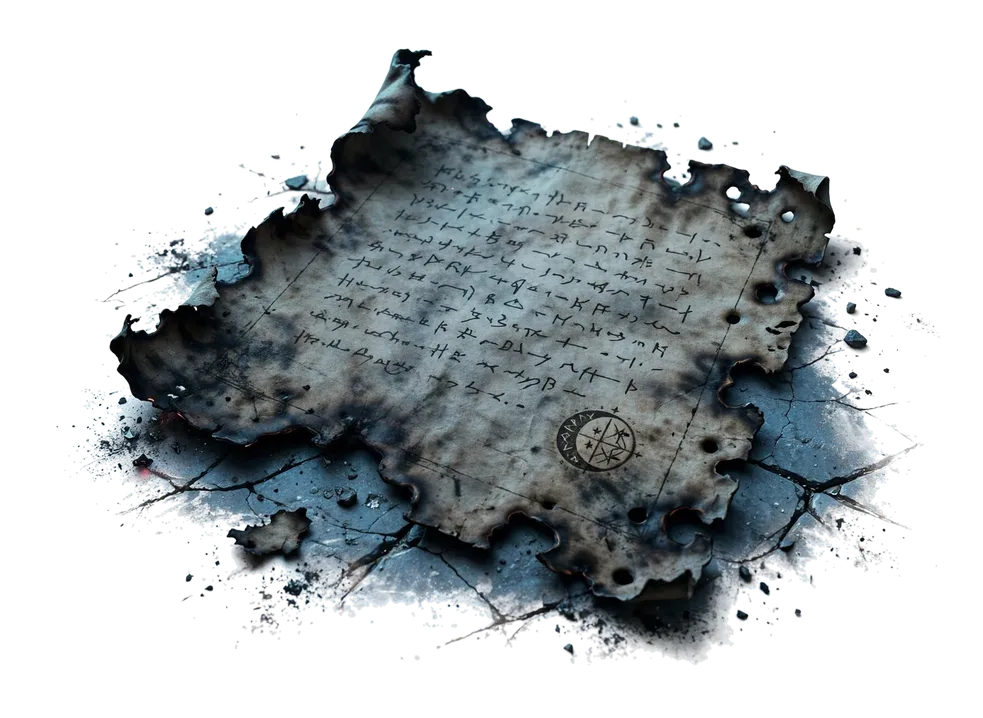
#> input picture image/worlds/selene/moonfall/props/burned_letter.webp, 983 x 718 px, shrunk from 1776 x 1296 before the run; its folder holds only this picture in this run
$ python prepare_moonfall_props.py
#> lines starting #> are read from the running program, lines starting #| are printed output that depends on the picture; after the words box and inside, x2 and y2 are one past the last pixel; in counts of white or black regions, pixels touching at a corner belong together
"""User-authorized deterministic matte extraction. Never redraw or overwrite source art."""
from pathlib import Path
import argparse,hashlib,json
import numpy as np
from PIL import Image,ImageFilter,ImageDraw,ImageFont
from scipy import ndimage
ROOT=Path(__file__).resolve().parents[1]
MEDIA=ROOT/"image/worlds/selene/moonfall/props"
TEXTURES={"ch04_shattered_echo","ch07_fragment_boundaries","ch08_dividing_light_lines"}
def extract(source):
    im=Image.open(source).convert("RGBA")
#> im is the input picture: PIL image 983x718 RGBA; mean R, G, B, A 53.4, 59.2, 61.4, 112.9
    rgba=np.array(im)
    existing=rgba[...,3]
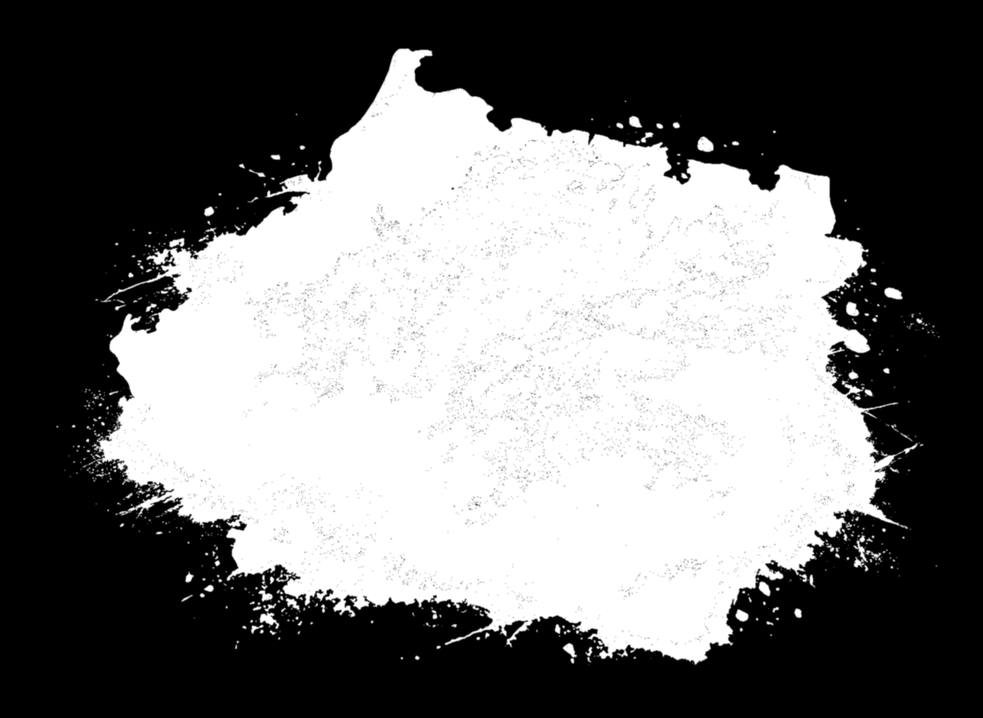
#> existing: shape (718, 983); min 0, max 255, mean 112.9
    if existing.min()<255:
        # Uploaded PNGs already have a matte. Preserve it exactly, including
        # antialiased edges; never replace it with an opaque chroma-key background.
        rgb=rgba[...,:3].astype(np.float32)
        transparent=existing==0
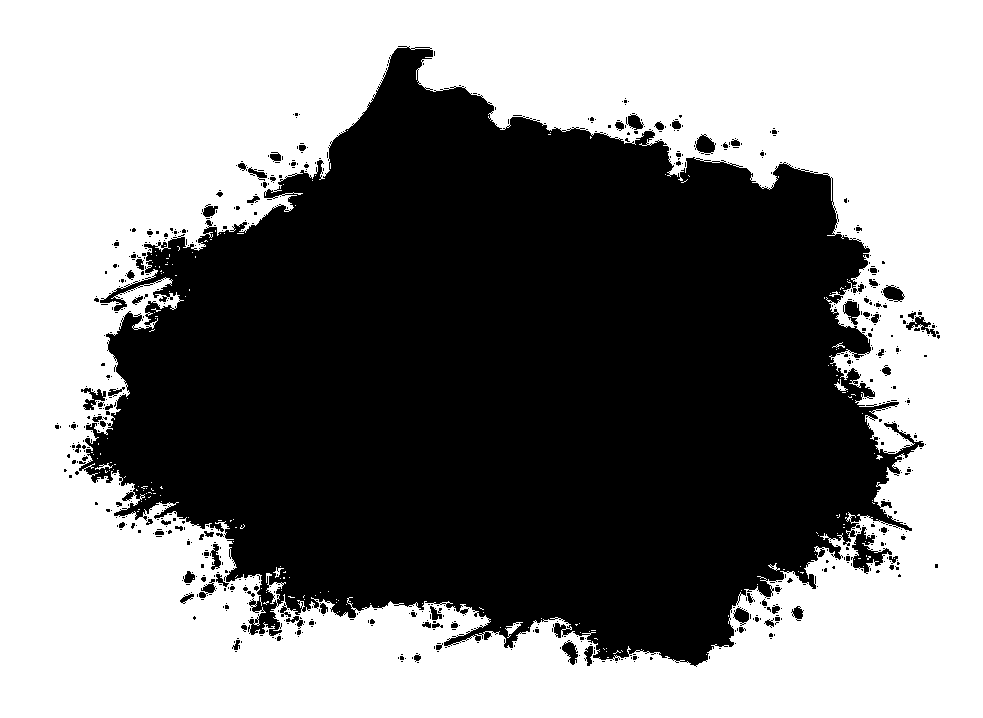
#> transparent: shape (718, 983) bool; 52.6% white; 739 black regions (656 under 20 px), largest, box (x1, y1, x2, y2) and area: (79, 46, 924, 667) 327162, (695, 134, 716, 154) 270, (843, 301, 860, 325) 246
        if transparent.any():
            key=np.median(rgb[transparent],axis=0)
#> key = [0, 0, 0]
            a=existing.astype(np.float32)/255
            edge=(existing>0)&(existing<255)
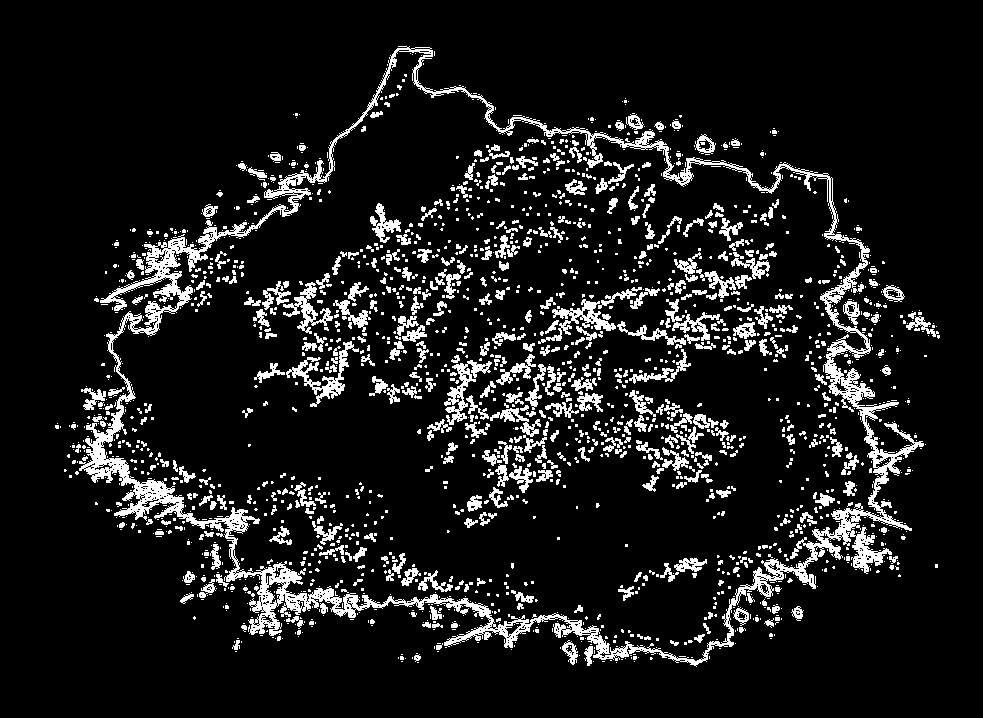
#> edge: shape (718, 983) bool; 10.3% white; 2090 white regions (1609 under 20 px), largest, box (x1, y1, x2, y2) and area: (79, 46, 924, 667) 25774, (286, 341, 359, 407) 1048, (538, 299, 616, 344) 897
            if key[0]>180 and key[2]>180 and key[1]<80:
                spill=edge&(rgb[...,0]-rgb[...,1]>50)&(rgb[...,2]-rgb[...,1]>50)
            elif key[1]>key[0]+60 and key[1]>key[2]+50:
                spill=edge&(rgb[...,1]-np.maximum(rgb[...,0],rgb[...,2])>35)
            else:spill=np.zeros(edge.shape,dtype=bool)
            rgb[spill]=np.clip((rgb[spill]-(1-a[spill,None])*key)/np.maximum(a[spill,None],.01),0,255)
        rgb[transparent]=0
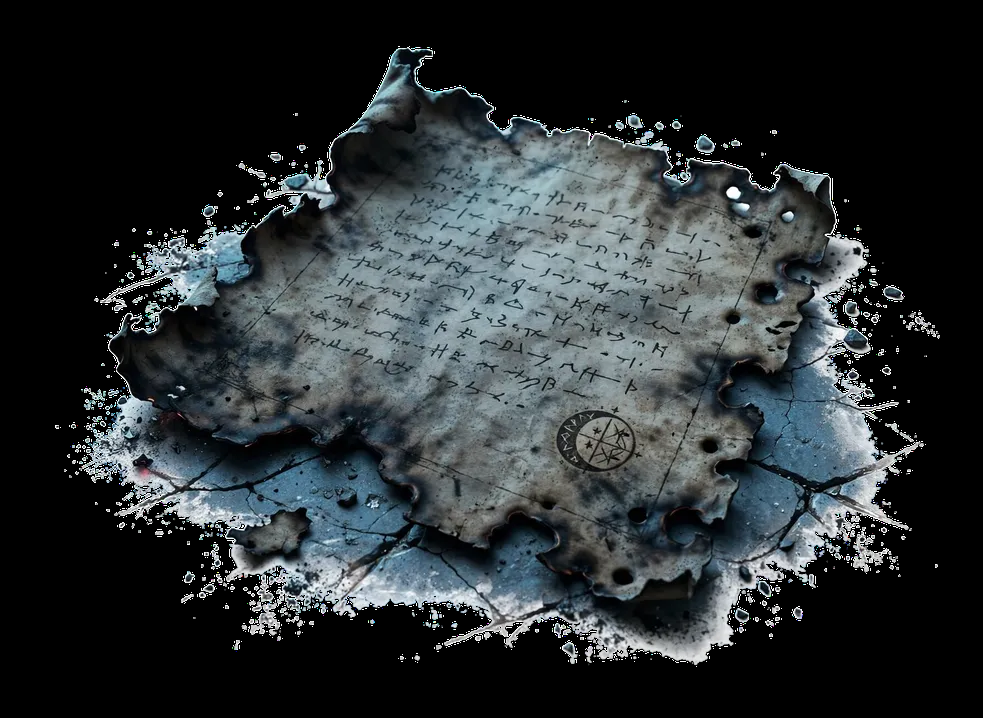
#> rgb: shape (718, 983, 3) float32; mean R, G, B 43.1, 48.7, 50.9
        rgba[...,:3]=rgb.astype(np.uint8)
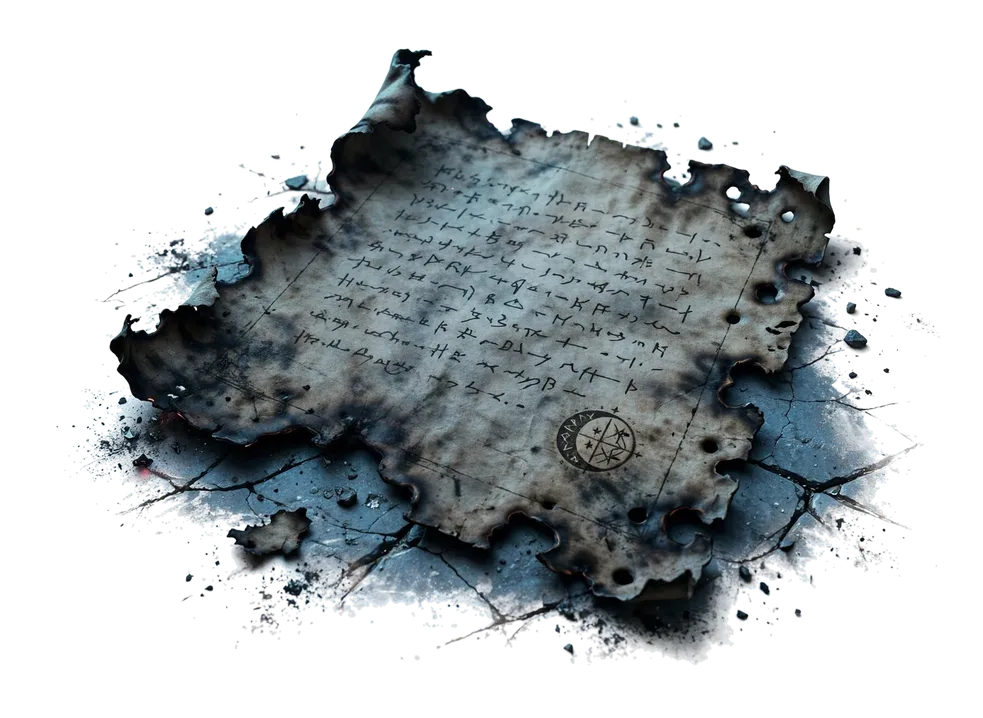
#> rgba: shape (718, 983, 4); 7.17% of pixels changed, all inside (x1, y1, x2, y2) = (48, 38, 944, 676); transparent parts drawn white
        return Image.fromarray(rgba)
    rgb=rgba[...,:3].astype(np.float32)
    low=rgb.min(axis=2);high=rgb.max(axis=2);chroma=high-low
    if source.stem in TEXTURES:
        # These are full-frame memory textures, intentionally composited with
        # screen blend and a soft radial mask by the frontend.
        return im
    if source.stem=="ch08_preserved_memories":
        alpha=np.clip((high-12)/48,0,1)*255
    elif source.stem=="ch04_corridor_guiding_lights":
        # The supplied checkerboard is painted into RGB; neutral squares are
        # background, blue/silver particles are retained as a light overlay.
        alpha=np.clip(chroma/38,0,1)*np.clip((255-low)/50,0,1)*255
    else:
        candidate=(low>228)&(chroma<22)
        edge=np.zeros(candidate.shape,dtype=bool)
        edge[0,:]=candidate[0,:];edge[-1,:]=candidate[-1,:]
        edge[:,0]=candidate[:,0];edge[:,-1]=candidate[:,-1]
        background=ndimage.binary_propagation(edge,mask=candidate)
        # Feather only the one-pixel foreground edge. Interior pale material stays opaque.
        alpha=np.where(background,0,255).astype(np.uint8)
        band=ndimage.binary_dilation(background,iterations=1)&~background
        alpha[band]=np.minimum(alpha[band],np.clip((255-low[band])*8,0,255)).astype(np.uint8)
    im.putalpha(Image.fromarray(alpha.astype(np.uint8)))
    return im
def main():
    output=MEDIA/"prepared";output.mkdir(exist_ok=True)
    parser=argparse.ArgumentParser(description=__doc__)
    parser.add_argument("--only",nargs="+",help="Source filenames to update; all other prepared assets are preserved")
    parser.add_argument("--trim",action="store_true",help="Trim transparent outer padding in prepared outputs only")
    parser.add_argument("--method",type=int,choices=range(7),default=6,help="WebP encoder effort, not image quality")
    args=parser.parse_args()
    report=ROOT/"artifacts/memory-adventure/props-preparation.json"
    rows=json.loads(report.read_text(encoding="utf-8")) if args.only and report.exists() else []
    sources=sorted(p for p in MEDIA.iterdir() if p.is_file() and p.suffix.lower() in {".webp",".png",".jpg",".jpeg"})
    if args.only:
        sources=[p for p in sources if p.name in args.only]
        if len(sources)!=len(args.only):raise ValueError("Some requested sources are missing")
    rows=[r for r in rows if r["source"] not in {p.name for p in sources}]
    for source in sources:
        image=extract(source)
        if args.trim and image.mode=="RGBA":
            box=image.getchannel("A").getbbox()
            if box:image=image.crop(box)
        target=output/(source.stem+".webp")
        image.save(target,"WEBP",quality=94,method=args.method,exact=True)
        print("Prepared",source.name,"->",image.size,flush=True)
#| Prepared burned_letter.webp -> (983, 718)
        rows.append(dict(source=source.name,output="prepared/"+target.name,source_sha256=hashlib.sha256(source.read_bytes()).hexdigest(),mode="screen_texture" if source.stem in TEXTURES else "alpha_cutout"))
    report=ROOT/"artifacts/memory-adventure/props-preparation.json"
    report.write_text(json.dumps(rows,indent=2),encoding="utf-8")
    cols=4;w=320;h=224
    sheet=Image.new("RGB",(cols*w,((len(rows)+cols-1)//cols)*h),"#243346")
    draw=ImageDraw.Draw(sheet);font=ImageFont.truetype("C:/Windows/Fonts/arial.ttf",13)
    for i,row in enumerate(rows):
        im=Image.open(MEDIA/row["output"]).convert("RGBA");im.thumbnail((300,180))
#> after `im.thumbnail((300, 180))`:
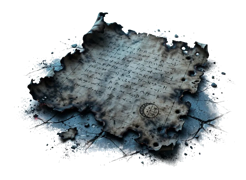
#> im: PIL image 246x180 RGBA; mean R, G, B, A 47.2, 53, 55.1, 113; transparent parts drawn white
        x=i%cols*w+(w-im.width)//2;y=i//cols*h+5
#> after `x = i % cols * w + (w - im.width) // 2`: x = 37
        sheet.paste(im,(x,y),im);draw.text((i%cols*w+5,i//cols*h+192),row["source"],fill="white",font=font)
    sheet.save(report.with_name("prepared-props-contact.jpg"),quality=92)
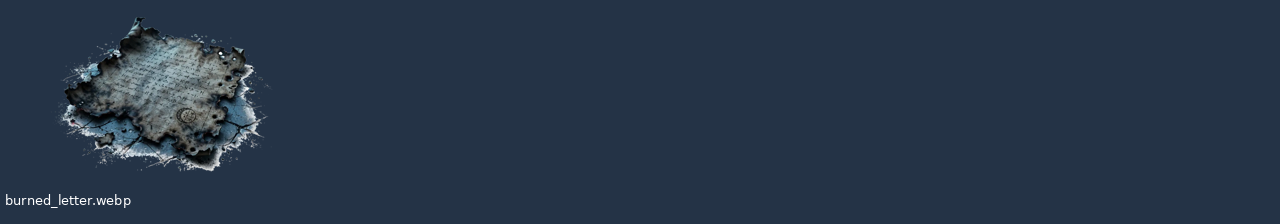
#> saved as prepared-props-contact.jpg: PIL image 1280x224 RGB; mean R, G, B 39.7, 54.5, 72.5
    print("Prepared",len(rows),"props; original files preserved.")
if __name__=="__main__":main()
